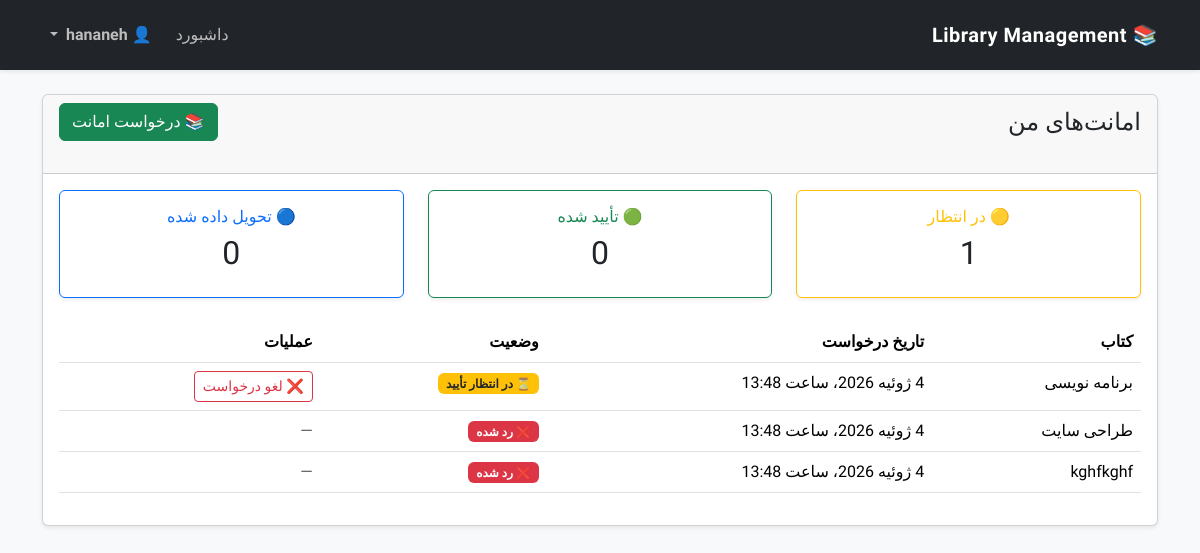
The page /my-borrows/ (signed in) on the database as committed earlier.
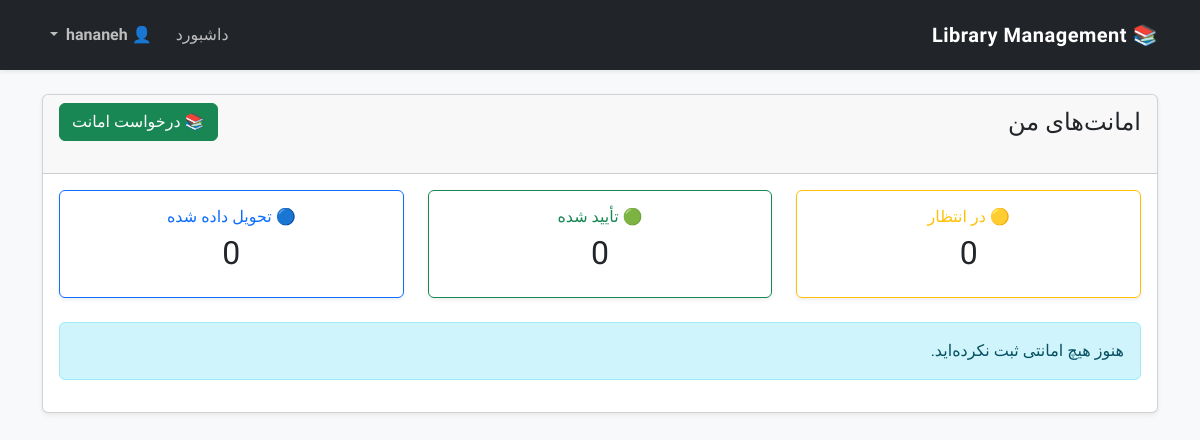
The same page on the database as committed later.
### books/models.py (models this page shows, shortened)
class Borrow(BaseModel):
    STATUS_PENDING = "pending"
    STATUS_APPROVED = "approved"
    STATUS_REJECTED = "rejected"
    STATUS_RETURNED = "returned"
    STATUS_CHOICES = (
        (STATUS_PENDING, "در انتظار تأیید"),
        (STATUS_APPROVED, "تأیید شده"),
        (STATUS_REJECTED, "رد شده"),
        (STATUS_RETURNED, "تحویل داده شده"),
    )
    book = models.ForeignKey(
        Book,
        on_delete=models.SET_NULL,
        null=True,
        blank=True,
        related_name="borrows",
        verbose_name="کتاب",
    )
    book_title = models.CharField(
    max_length=255,
    blank=True,
    verbose_name="عنوان کتاب"
    )
    user = models.ForeignKey(
        settings.AUTH_USER_MODEL,
        on_delete=models.PROTECT,
        related_name="borrows",
        verbose_name="کاربر",
    )
    request_date = models.DateTimeField(
        auto_now_add=True,
        verbose_name="زمان ثبت درخواست",
    )
    borrow_date = models.DateField(
    null=True,
    blank=True,
    verbose_name="تاریخ امانت",
    )
    due_date = models.DateField(
    null=True,
    blank=True,
    verbose_name="تاریخ تحویل",
    )
    return_date = models.DateField(
        blank=True,
        null=True,
        verbose_name="تاریخ بازگشت"
    )
    class Meta:
        verbose_name = "امانت"
        verbose_name_plural = "امانت‌ها"
        ordering = ["-borrow_date"]
    status = models.CharField(
    max_length=20,
    choices=STATUS_CHOICES,
    default=STATUS_PENDING,
    verbose_name="وضعیت درخواست",
)
    reject_reason = models.TextField(
    blank=True,
    verbose_name="دلیل رد درخواست",
)
    approved_at = models.DateTimeField(
    null=True,
    blank=True,
    verbose_name="زمان تأیید",
)
    edit_deadline = models.DateTimeField(
    null=True,
    blank=True,
    verbose_name="مهلت ویرایش",
)

class Book(BaseModel):
    category = models.ForeignKey(
        Category,
        on_delete=models.PROTECT,
        related_name="books",
        verbose_name="دسته‌بندی"
    )
    author = models.ForeignKey(
        Author,
        on_delete=models.PROTECT,
        related_name="books",
        verbose_name="نویسنده"
    )
    publisher = models.ForeignKey(
        Publisher,
        on_delete=models.PROTECT,
        related_name="books",
        verbose_name="ناشر"
    )
    title = models.CharField(
        max_length=200,
        verbose_name="عنوان کتاب"
    )
    isbn = models.CharField(
        max_length=100,
        unique=True,
        verbose_name="ISBN"
    )
    publish_year = models.PositiveIntegerField(
        verbose_name="سال انتشار",
    )
    pages = models.PositiveIntegerField(
        verbose_name="تعداد صفحات"
    )
    description = models.TextField(
        blank=True,
        verbose_name="توضیحات"
    )
    summary = models.TextField(
    blank=True,
    verbose_name="خلاصه کتاب"
    )
    language = models.CharField(
    max_length=50,
    default="فارسی",
    verbose_name="زبان"
    )
    copies = models.PositiveIntegerField(
    default=1,
    verbose_name="تعداد نسخه"
    )
    image = models.ImageField(
        upload_to="books/",
        blank=True,
        null=True,
        verbose_name="تصویر جلد"
    )
    is_available = models.BooleanField(
        default=True,
        verbose_name="موجود"
    )
    is_active = models.BooleanField(
        default=True,
        verbose_name="فعال"
    )
    class Meta:
        verbose_name = "کتاب"
        verbose_name_plural = "کتاب‌ها"
        ordering = ["title"]

### books/views.py (the view)
# urls.py: path("my-borrows/",views.MyBorrowListView.as_view(), name="my-borrows",),
class MyBorrowListView(LoginRequiredMixin, ListView):
    model = Borrow
    template_name = "books/borrow/my_borrow_list.html"
    context_object_name = "borrows"
    paginate_by = 10
    def get_queryset(self):
        return (
            Borrow.objects.filter(user=self.request.user)
            .select_related(
                "book",
                "user",)
            .order_by("-request_date"))
    def get_context_data(self, **kwargs):
        context = super().get_context_data(**kwargs)
        queryset = self.get_queryset()
        context["pending_count"] = queryset.filter(
            status=Borrow.STATUS_PENDING
        ).count()
        context["approved_count"] = queryset.filter(
            status=Borrow.STATUS_APPROVED
        ).count()
        context["returned_count"] = queryset.filter(
            status=Borrow.STATUS_RETURNED
        ).count()
        return context

### books/templates/books/borrow/my_borrow_list.html (shortened to what this page needs)
{% extends "shared/_layout.html" %}
{% block content %}
<div class="card shadow-sm">
    <div class="card-header">
<div class="d-flex justify-content-between align-items-center mb-4">
    <h4 class="mb-0">
        امانت‌های من
    </h4>
    <a
        href="{% url 'borrow-create' %}"
        class="btn btn-success">
        📚 درخواست امانت
    </a>
</div>
    </div>
    <div class="card-body">
<div class="row mb-4">
    <div class="col-md-4">
        <div class="card border-warning shadow-sm">
            <div class="card-body text-center">
                <h6 class="text-warning">🟡 در انتظار</h6>
                <h2>{{ pending_count }}</h2>
            </div>
        </div>
    </div>
    <div class="col-md-4">
        <div class="card border-success shadow-sm">
            <div class="card-body text-center">
                <h6 class="text-success">🟢 تأیید شده</h6>
                <h2>{{ approved_count }}</h2>
            </div>
        </div>
    </div>
    <div class="col-md-4">
        <div class="card border-primary shadow-sm">
            <div class="card-body text-center">
                <h6 class="text-primary">🔵 تحویل داده شده</h6>
                <h2>{{ returned_count }}</h2>
            </div>
        </div>
    </div>
</div>
        {% if borrows %}
            <table class="table table-hover">
                <thead>
                    <tr>
                        <th>کتاب</th>
                        <th>تاریخ درخواست</th>
                        <th>وضعیت</th>
                        <th>عملیات</th>
                    </tr>
                </thead>
                <tbody>
                {% for borrow in borrows %}
                    <tr>
<td>
{% if borrow.book %}
    {{ borrow.book.title }}
{% else %}
    {{ borrow.book_title }}
    <span class="badge bg-danger">
        حذف شده
    </span>
{% endif %}
</td>
                        <td>
                            {{ borrow.request_date }}
                        </td>
 <td>
    {% if borrow.status == borrow.STATUS_PENDING %}
        <span class="badge bg-warning text-dark">
            ⏳ {{ borrow.get_status_display }}
        </span>
    {% elif borrow.status == borrow.STATUS_APPROVED %}
        <span class="badge bg-success">
            ✅ {{ borrow.get_status_display }}
        </span>
    {% elif borrow.status == borrow.STATUS_REJECTED %}
        <span class="badge bg-danger">
            ❌ {{ borrow.get_status_display }}
        </span>
    {% elif borrow.status == borrow.STATUS_RETURNED %}
        <span class="badge bg-primary">
            📦 {{ borrow.get_status_display }}
        </span>
    {% else %}
        <span class="badge bg-secondary">
            {{ borrow.get_status_display }}
        </span>
    {% endif %}
<td>
    {% if borrow.status == borrow.STATUS_PENDING %}
        <a
            href="{% url 'borrow-cancel' borrow.pk %}"
            class="btn btn-outline-danger btn-sm">
            ❌ لغو درخواست
        </a>
    {% else %}
        <span class="text-muted">
            —
        </span>
    {% endif %}
</td>
</td>
                    </tr>
                {% endfor %}
                </tbody>
            </table>
        {% else %}
            <div class="alert alert-info">
                هنوز هیچ امانتی ثبت نکرده‌اید.
            </div>
        {% endif %}
    </div>
</div>
{% endblock %}

Rows that differ between the two databases and show on the page:
removed Borrow: book "برنامه نویسی", request_date "4 ژوئیه 2026، ساعت 13:48", status "در انتظار تأیید", shows "❌ لغو درخواست"
removed Borrow: book "طراحی سایت", request_date "4 ژوئیه 2026، ساعت 13:48", status "رد شده"
removed Borrow: book "kghfkghf", request_date "4 ژوئیه 2026، ساعت 13:48", status "رد شده"
Other text that changed with them:
{{ pending_count }}: "1" → "0"
text no longer shown: "کتاب تاریخ درخواست وضعیت عملیات"
text now shown: "هنوز هیچ امانتی ثبت نکرده‌اید."
